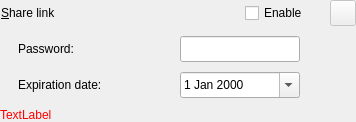
<?xml version="1.0" encoding="UTF-8"?>
<ui version="4.0">
 <class>OCC::ShareLinkWidget</class>
 <widget class="QWidget" name="OCC::ShareLinkWidget">
  <property name="geometry">
   <rect>
    <x>0</x>
    <y>0</y>
    <width>350</width>
    <height>126</height>
   </rect>
  </property>
  <property name="sizePolicy">
   <sizepolicy hsizetype="Fixed" vsizetype="Fixed">
    <horstretch>0</horstretch>
    <verstretch>0</verstretch>
   </sizepolicy>
  </property>
  <property name="minimumSize">
   <size>
    <width>350</width>
    <height>110</height>
   </size>
  </property>
  <property name="maximumSize">
   <size>
    <width>16777215</width>
    <height>16777215</height>
   </size>
  </property>
  <property name="windowTitle">
   <string>Share NewDocument.odt</string>
  </property>
  <layout class="QVBoxLayout" name="verticalLayout">
   <property name="spacing">
    <number>10</number>
   </property>
   <property name="sizeConstraint">
    <enum>QLayout::SetFixedSize</enum>
   </property>
   <property name="leftMargin">
    <number>0</number>
   </property>
   <property name="topMargin">
    <number>0</number>
   </property>
   <property name="rightMargin">
    <number>0</number>
   </property>
   <property name="bottomMargin">
    <number>0</number>
   </property>
   <item>
    <widget class="QWidget" name="shareLinkWidget" native="true">
     <property name="enabled">
      <bool>true</bool>
     </property>
     <property name="sizePolicy">
      <sizepolicy hsizetype="Fixed" vsizetype="Fixed">
       <horstretch>0</horstretch>
       <verstretch>0</verstretch>
      </sizepolicy>
     </property>
     <property name="minimumSize">
      <size>
       <width>350</width>
       <height>0</height>
      </size>
     </property>
     <layout class="QHBoxLayout" name="shareLinkLayout">
      <property name="spacing">
       <number>3</number>
      </property>
      <property name="sizeConstraint">
       <enum>QLayout::SetFixedSize</enum>
      </property>
      <property name="leftMargin">
       <number>0</number>
      </property>
      <property name="topMargin">
       <number>0</number>
      </property>
      <property name="rightMargin">
       <number>0</number>
      </property>
      <property name="bottomMargin">
       <number>0</number>
      </property>
      <item>
       <widget class="QPushButton" name="createShareButton">
        <property name="enabled">
         <bool>true</bool>
        </property>
        <property name="sizePolicy">
         <sizepolicy hsizetype="Minimum" vsizetype="Fixed">
          <horstretch>0</horstretch>
          <verstretch>0</verstretch>
         </sizepolicy>
        </property>
        <property name="minimumSize">
         <size>
          <width>242</width>
          <height>26</height>
         </size>
        </property>
        <property name="maximumSize">
         <size>
          <width>350</width>
          <height>26</height>
         </size>
        </property>
        <property name="layoutDirection">
         <enum>Qt::LeftToRight</enum>
        </property>
        <property name="autoFillBackground">
         <bool>false</bool>
        </property>
        <property name="styleSheet">
         <string notr="true">text-align: left</string>
        </property>
        <property name="text">
         <string>&amp;Share link</string>
        </property>
        <property name="icon">
         <iconset resource="../../client.qrc">
          <normaloff>:/client/resources/public.svg</normaloff>:/client/resources/public.svg</iconset>
        </property>
        <property name="checkable">
         <bool>false</bool>
        </property>
        <property name="flat">
         <bool>true</bool>
        </property>
       </widget>
      </item>
      <item>
       <widget class="QCheckBox" name="enableShareLink">
        <property name="minimumSize">
         <size>
          <width>82</width>
          <height>26</height>
         </size>
        </property>
        <property name="text">
         <string>Enable</string>
        </property>
       </widget>
      </item>
      <item>
       <widget class="QToolButton" name="shareLinkToolButton">
        <property name="enabled">
         <bool>false</bool>
        </property>
        <property name="minimumSize">
         <size>
          <width>26</width>
          <height>26</height>
         </size>
        </property>
        <property name="contextMenuPolicy">
         <enum>Qt::ActionsContextMenu</enum>
        </property>
        <property name="styleSheet">
         <string notr="true"/>
        </property>
        <property name="text">
         <string/>
        </property>
        <property name="icon">
         <iconset resource="../../client.qrc">
          <normaloff>:/client/resources/more.png</normaloff>:/client/resources/more.png</iconset>
        </property>
        <property name="popupMode">
         <enum>QToolButton::InstantPopup</enum>
        </property>
        <property name="toolButtonStyle">
         <enum>Qt::ToolButtonIconOnly</enum>
        </property>
       </widget>
      </item>
     </layout>
    </widget>
   </item>
   <item>
    <widget class="QWidget" name="passwordShareProperty" native="true">
     <property name="sizePolicy">
      <sizepolicy hsizetype="Fixed" vsizetype="Maximum">
       <horstretch>0</horstretch>
       <verstretch>0</verstretch>
      </sizepolicy>
     </property>
     <property name="minimumSize">
      <size>
       <width>300</width>
       <height>0</height>
      </size>
     </property>
     <property name="maximumSize">
      <size>
       <width>16777215</width>
       <height>16777215</height>
      </size>
     </property>
     <layout class="QHBoxLayout" name="passwordHorizontalLayout">
      <property name="spacing">
       <number>0</number>
      </property>
      <property name="sizeConstraint">
       <enum>QLayout::SetFixedSize</enum>
      </property>
      <property name="leftMargin">
       <number>18</number>
      </property>
      <property name="topMargin">
       <number>0</number>
      </property>
      <property name="rightMargin">
       <number>0</number>
      </property>
      <property name="bottomMargin">
       <number>0</number>
      </property>
      <item>
       <widget class="QLabel" name="label">
        <property name="sizePolicy">
         <sizepolicy hsizetype="Fixed" vsizetype="Preferred">
          <horstretch>0</horstretch>
          <verstretch>0</verstretch>
         </sizepolicy>
        </property>
        <property name="minimumSize">
         <size>
          <width>162</width>
          <height>0</height>
         </size>
        </property>
        <property name="text">
         <string>Password:</string>
        </property>
        <property name="indent">
         <number>0</number>
        </property>
       </widget>
      </item>
      <item>
       <widget class="QLineEdit" name="lineEdit_password">
        <property name="sizePolicy">
         <sizepolicy hsizetype="Minimum" vsizetype="Fixed">
          <horstretch>0</horstretch>
          <verstretch>0</verstretch>
         </sizepolicy>
        </property>
        <property name="minimumSize">
         <size>
          <width>120</width>
          <height>26</height>
         </size>
        </property>
        <property name="maximumSize">
         <size>
          <width>100</width>
          <height>16777215</height>
         </size>
        </property>
        <property name="echoMode">
         <enum>QLineEdit::Password</enum>
        </property>
        <property name="alignment">
         <set>Qt::AlignRight|Qt::AlignTrailing|Qt::AlignVCenter</set>
        </property>
       </widget>
      </item>
      <item>
       <widget class="QPushButton" name="confirmPassword">
        <property name="sizePolicy">
         <sizepolicy hsizetype="Fixed" vsizetype="Fixed">
          <horstretch>0</horstretch>
          <verstretch>0</verstretch>
         </sizepolicy>
        </property>
        <property name="minimumSize">
         <size>
          <width>18</width>
          <height>26</height>
         </size>
        </property>
        <property name="maximumSize">
         <size>
          <width>16777215</width>
          <height>16777215</height>
         </size>
        </property>
        <property name="autoFillBackground">
         <bool>false</bool>
        </property>
        <property name="styleSheet">
         <string notr="true">background-color: rgba(255, 255, 255, 0);</string>
        </property>
        <property name="text">
         <string/>
        </property>
        <property name="icon">
         <iconset resource="../../client.qrc">
          <normaloff>:/client/resources/confirm.svg</normaloff>:/client/resources/confirm.svg</iconset>
        </property>
        <property name="flat">
         <bool>true</bool>
        </property>
       </widget>
      </item>
     </layout>
    </widget>
   </item>
   <item>
    <widget class="QWidget" name="expirationShareProperty" native="true">
     <property name="sizePolicy">
      <sizepolicy hsizetype="Fixed" vsizetype="Fixed">
       <horstretch>0</horstretch>
       <verstretch>0</verstretch>
      </sizepolicy>
     </property>
     <property name="minimumSize">
      <size>
       <width>300</width>
       <height>0</height>
      </size>
     </property>
     <layout class="QHBoxLayout" name="expirationShareLayout" stretch="0,0,0">
      <property name="spacing">
       <number>0</number>
      </property>
      <property name="sizeConstraint">
       <enum>QLayout::SetFixedSize</enum>
      </property>
      <property name="leftMargin">
       <number>18</number>
      </property>
      <property name="topMargin">
       <number>0</number>
      </property>
      <property name="rightMargin">
       <number>0</number>
      </property>
      <property name="bottomMargin">
       <number>0</number>
      </property>
      <item>
       <widget class="QLabel" name="expirationLabel">
        <property name="sizePolicy">
         <sizepolicy hsizetype="Fixed" vsizetype="Fixed">
          <horstretch>0</horstretch>
          <verstretch>0</verstretch>
         </sizepolicy>
        </property>
        <property name="minimumSize">
         <size>
          <width>162</width>
          <height>26</height>
         </size>
        </property>
        <property name="text">
         <string>Expiration date:</string>
        </property>
        <property name="indent">
         <number>0</number>
        </property>
       </widget>
      </item>
      <item>
       <widget class="QDateEdit" name="calendar">
        <property name="sizePolicy">
         <sizepolicy hsizetype="Fixed" vsizetype="Fixed">
          <horstretch>0</horstretch>
          <verstretch>0</verstretch>
         </sizepolicy>
        </property>
        <property name="minimumSize">
         <size>
          <width>120</width>
          <height>26</height>
         </size>
        </property>
        <property name="maximumSize">
         <size>
          <width>16777215</width>
          <height>16777215</height>
         </size>
        </property>
        <property name="calendarPopup">
         <bool>true</bool>
        </property>
       </widget>
      </item>
      <item>
       <widget class="QPushButton" name="confirmExpirationDate">
        <property name="sizePolicy">
         <sizepolicy hsizetype="Maximum" vsizetype="Fixed">
          <horstretch>0</horstretch>
          <verstretch>0</verstretch>
         </sizepolicy>
        </property>
        <property name="minimumSize">
         <size>
          <width>18</width>
          <height>26</height>
         </size>
        </property>
        <property name="maximumSize">
         <size>
          <width>18</width>
          <height>16777215</height>
         </size>
        </property>
        <property name="text">
         <string/>
        </property>
        <property name="icon">
         <iconset resource="../../client.qrc">
          <normaloff>:/client/resources/confirm.svg</normaloff>:/client/resources/confirm.svg</iconset>
        </property>
        <property name="flat">
         <bool>true</bool>
        </property>
       </widget>
      </item>
     </layout>
    </widget>
   </item>
   <item>
    <widget class="QLabel" name="errorLabel">
     <property name="sizePolicy">
      <sizepolicy hsizetype="Minimum" vsizetype="Fixed">
       <horstretch>0</horstretch>
       <verstretch>0</verstretch>
      </sizepolicy>
     </property>
     <property name="minimumSize">
      <size>
       <width>0</width>
       <height>0</height>
      </size>
     </property>
     <property name="maximumSize">
      <size>
       <width>16777215</width>
       <height>16777215</height>
      </size>
     </property>
     <property name="palette">
      <palette>
       <active>
        <colorrole role="WindowText">
         <brush brushstyle="SolidPattern">
          <color alpha="255">
           <red>255</red>
           <green>0</green>
           <blue>0</blue>
          </color>
         </brush>
        </colorrole>
       </active>
       <inactive>
        <colorrole role="WindowText">
         <brush brushstyle="SolidPattern">
          <color alpha="255">
           <red>255</red>
           <green>0</green>
           <blue>0</blue>
          </color>
         </brush>
        </colorrole>
       </inactive>
       <disabled>
        <colorrole role="WindowText">
         <brush brushstyle="SolidPattern">
          <color alpha="255">
           <red>123</red>
           <green>121</green>
           <blue>134</blue>
          </color>
         </brush>
        </colorrole>
       </disabled>
      </palette>
     </property>
     <property name="text">
      <string>TextLabel</string>
     </property>
     <property name="textFormat">
      <enum>Qt::PlainText</enum>
     </property>
     <property name="alignment">
      <set>Qt::AlignLeading|Qt::AlignLeft|Qt::AlignVCenter</set>
     </property>
     <property name="wordWrap">
      <bool>true</bool>
     </property>
     <property name="margin">
      <number>0</number>
     </property>
     <property name="indent">
      <number>0</number>
     </property>
    </widget>
   </item>
  </layout>
 </widget>
 <layoutdefault spacing="6" margin="11"/>
 <resources>
  <include location="../../client.qrc"/>
 </resources>
 <connections/>
</ui>
